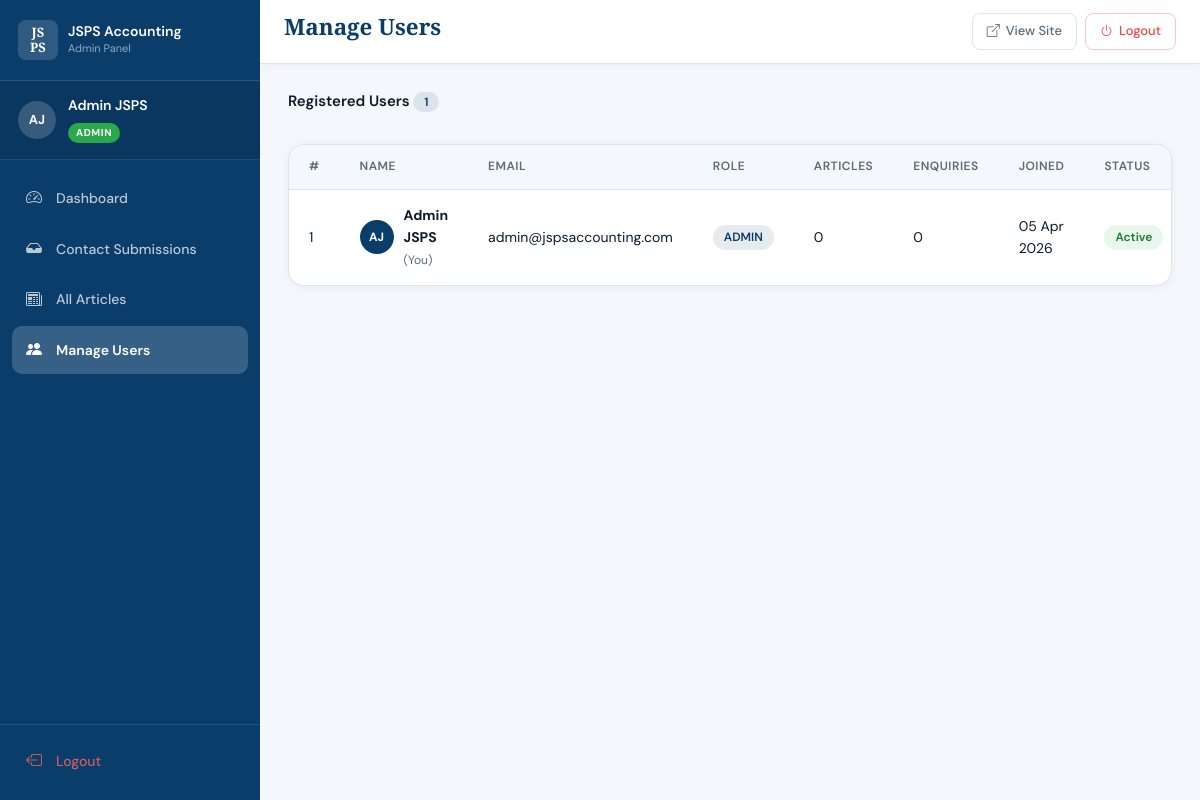
The page /admin/users.php (signed in) on the database its author committed.
### tables this page shows
CREATE TABLE IF NOT EXISTS users (
    id            INT UNSIGNED     NOT NULL AUTO_INCREMENT,
    first_name    VARCHAR(80)      NOT NULL,
    last_name     VARCHAR(80)      NOT NULL,
    email         VARCHAR(180)     NOT NULL UNIQUE,
    password_hash VARCHAR(255)     NOT NULL,
    role          ENUM('admin','user') NOT NULL DEFAULT 'user',
    is_active     TINYINT(1)       NOT NULL DEFAULT 1,
    created_at    DATETIME         NOT NULL DEFAULT CURRENT_TIMESTAMP,
    updated_at    DATETIME         NOT NULL DEFAULT CURRENT_TIMESTAMP ON UPDATE CURRENT_TIMESTAMP,
    PRIMARY KEY (id),
    INDEX idx_email (email),
    INDEX idx_role  (role)
);

### bootstrap.php (called while the page is built, shortened)
<?php
require_once __DIR__ . DIRECTORY_SEPARATOR . 'database' . DIRECTORY_SEPARATOR . 'Database.php';
function e(string $value): string
{
    return htmlspecialchars($value, ENT_QUOTES | ENT_SUBSTITUTE, 'UTF-8');
}
function currentUser(): array
{
    return [
        'id'         => $_SESSION['user_id']    ?? null,
        'first_name' => $_SESSION['user_fname'] ?? '',
        'last_name'  => $_SESSION['user_lname'] ?? '',
        'email'      => $_SESSION['user_email'] ?? '',
        'role'       => $_SESSION['user_role']  ?? '',
    ];
}
function paginate(int $total, int $perPage, int $current): array
{
    $totalPages = (int) ceil($total / $perPage);
    return [
        'total'       => $total,
        'per_page'    => $perPage,
        'current'     => $current,
        'total_pages' => $totalPages,
        'offset'      => ($current - 1) * $perPage,
        'has_prev'    => $current > 1,
        'has_next'    => $current < $totalPages,
    ];
}

### database/Database.php (called while the page is built, shortened)
<?php
class Database
{
    private static ?Database $instance = null;
    private PDO $pdo;
    private function __construct()
    {
        $dsn = sprintf(
            'mysql:host=%s;dbname=%s;charset=%s',
            DB_HOST, DB_NAME, DB_CHARSET
        );
        $options = [
            PDO::ATTR_ERRMODE            => PDO::ERRMODE_EXCEPTION,
            PDO::ATTR_DEFAULT_FETCH_MODE => PDO::FETCH_ASSOC,
            PDO::ATTR_EMULATE_PREPARES   => false,
        ];
        try {
            $this->pdo = new PDO($dsn, DB_USER, DB_PASS, $options);
        } catch (PDOException $e) {
            error_log('DB Connection failed: ' . $e->getMessage());
            die('Database connection error. Please try again later.');
        }
    }
    public static function getInstance(): Database
    {
        if (self::$instance === null) {
            self::$instance = new self();
        }
        return self::$instance;
    }
    public function query(string $sql, array $params = []): PDOStatement
    {
        $stmt = $this->pdo->prepare($sql);
        $stmt->execute($params);
        return $stmt;
    }
    public function fetchOne(string $sql, array $params = []): array|false
    {
        return $this->query($sql, $params)->fetch();
    }
    public function fetchAll(string $sql, array $params = []): array
    {
        return $this->query($sql, $params)->fetchAll();
    }
}

### admin/users.php (the view, shortened to what this page needs)
<?php
require_once __DIR__ . '/../bootstrap.php';
$db      = Database::getInstance();
$myId    = currentUser()['id'];
$page  = max(1, (int)($_GET['page'] ?? 1));
$total = (int)$db->fetchOne("SELECT COUNT(*) AS c FROM users")['c'];
$pager = paginate($total, 20, $page);
$users = $db->fetchAll(
    "SELECT u.*, (SELECT COUNT(*) FROM articles WHERE user_id = u.id) AS article_count,
            (SELECT COUNT(*) FROM contact_submissions WHERE user_id = u.id) AS contact_count
     FROM users u ORDER BY u.created_at DESC LIMIT ? OFFSET ?",
    [$pager['per_page'], $pager['offset']]
);
$activeAdminPage = 'users';
$topbarTitle     = 'Manage Users';
include __DIR__ . '/includes/panel_head.php';
?>
<div class="panel-card-header standalone">
    <h3>Registered Users <span class="badge-pill badge-blue"><?= $total ?></span></h3>
</div>
<div class="panel-card">
    <div class="table-responsive">
        <table class="data-table">
            <thead>
                <tr>
                    <th>#</th>
                    <th>Name</th>
                    <th>Email</th>
                    <th>Role</th>
                    <th>Articles</th>
                    <th>Enquiries</th>
                    <th>Joined</th>
                    <th>Status</th>
                </tr>
            </thead>
            <tbody>
                <?php if (empty($users)): ?>
                    <tr><td colspan="9" class="table-empty">No users found.</td></tr>
                <?php else: ?>
                    <?php foreach ($users as $u): ?>
                        <?php $isSelf = ((int)$u['id'] === (int)$myId); ?>
                        <tr>
                            <td><?= $u['id'] ?></td>
                            <td>
                                <div class="user-cell">
                                    <div class="user-cell-avatar">
                                        <?= strtoupper(substr($u['first_name'],0,1) . substr($u['last_name'],0,1)) ?>
                                    </div>
                                    <div>
                                        <strong><?= e($u['first_name'] . ' ' . $u['last_name']) ?></strong>
                                        <?php if ($isSelf): ?><span class="hint"> (You)</span><?php endif; ?>
                                    </div>
                                </div>
                            </td>
                            <td><?= e($u['email']) ?></td>
                            <td>
                                <?php if (!$isSelf): ?>
                                    <form method="POST" style="display:inline">
                                        <input type="hidden" name="change_role_id" value="<?= $u['id'] ?>">
                                        <select name="new_role" onchange="this.form.submit()"
                                                class="role-select">
                                            <option value="user"  <?= $u['role'] === 'user'  ? 'selected' : '' ?>>User</option>
                                            <option value="admin" <?= $u['role'] === 'admin' ? 'selected' : '' ?>>Admin</option>
                                        </select>
                                    </form>
                                <?php else: ?>
                                    <span class="badge-pill badge-blue">ADMIN</span>
                                <?php endif; ?>
                            </td>
                            <td><?= $u['article_count'] ?></td>
                            <td><?= $u['contact_count'] ?></td>
                            <td><?= date('d M Y', strtotime($u['created_at'])) ?></td>
                            <td>
                                <span class="badge-pill <?= $u['is_active'] ? 'badge-green' : 'badge-red' ?>">
                                    <?= $u['is_active'] ? 'Active' : 'Inactive' ?>
                                </span>
                            </td>
                        </tr>
                    <?php endforeach; ?>
                <?php endif; ?>
            </tbody>
        </table>
    </div>
</div>
<?php include __DIR__ . '/includes/panel_footer.php'; ?>

### admin/includes/panel_head.php (shortened to what this page needs)
<?php
$topbarTitle = $topbarTitle ?? 'Dashboard';
?>
<!DOCTYPE html>
<html lang="en">
<head>
    <link rel="stylesheet" href="https://cdn.jsdelivr.net/npm/bootstrap@5.3.0/dist/css/bootstrap.min.css">
    <link rel="stylesheet" href="https://cdn.jsdelivr.net/npm/bootstrap-icons@1.11.0/font/bootstrap-icons.css">
    <link rel="stylesheet" href="<?= ASSETS_URL ?>/css/style.css">
    <link rel="stylesheet" href="<?= ASSETS_URL ?>/css/panel.css">
</head>
<body class="panel-body">
<div class="panel-layout">
    <?php include __DIR__ . '/sidebar.php'; ?>
    <div class="panel-main-wrap">
        <header class="panel-topbar">
            <div class="topbar-left">
                <h1 class="topbar-title"><?= e($topbarTitle) ?></h1>
            </div>
            <div class="topbar-right">
                <a href="<?= APP_URL ?>/" target="_blank" class="topbar-btn" title="View Site">
                    <i class="bi bi-box-arrow-up-right"></i> View Site
                </a>
                <a href="<?= APP_URL ?>/logout.php" class="topbar-btn topbar-logout">
                    <i class="bi bi-power"></i> Logout
                </a>
            </div>
        </header>
        <div class="panel-content">

### admin/includes/sidebar.php (shortened to what this page needs)
<?php
$activeAdminPage = $activeAdminPage ?? '';
$user            = currentUser();
$initials        = strtoupper(substr($user['first_name'], 0, 1) . substr($user['last_name'], 0, 1));
$navItems = [
    'dashboard'  => ['icon' => 'bi-speedometer2',     'label' => 'Dashboard',             'href' => APP_URL . '/admin/dashboard.php'],
    'contacts'   => ['icon' => 'bi-inbox-fill',        'label' => 'Contact Submissions',   'href' => APP_URL . '/admin/contacts.php'],
    'articles'   => ['icon' => 'bi-newspaper',         'label' => 'All Articles',           'href' => APP_URL . '/admin/articles.php'],
    'users'      => ['icon' => 'bi-people-fill',       'label' => 'Manage Users',           'href' => APP_URL . '/admin/users.php'],
];
?>
<aside class="panel-sidebar" id="adminSidebar" role="navigation" aria-label="Admin navigation">
    <div class="sidebar-header">
        <a href="<?= APP_URL ?>/" class="sidebar-brand">
            <div class="logo-box sidebar-logo-box">JS<br>PS</div>
            <div>
                <div class="sidebar-brand-name">JSPS Accounting</div>
                <div class="sidebar-brand-sub">Admin Panel</div>
            </div>
        </a>
    </div>
    <div class="sidebar-user">
        <div class="sidebar-avatar"><?= e($initials) ?></div>
        <div class="sidebar-user-info">
            <div class="sidebar-user-name"><?= e($user['first_name'] . ' ' . $user['last_name']) ?></div>
            <span class="role-badge">ADMIN</span>
        </div>
    </div>
    <nav class="sidebar-nav">
        <?php foreach ($navItems as $key => $item): ?>
            <a href="<?= $item['href'] ?>"
               class="sidebar-nav-link<?= $activeAdminPage === $key ? ' active' : '' ?>">
                <i class="bi <?= $item['icon'] ?>"></i>
                <span><?= $item['label'] ?></span>
            </a>
        <?php endforeach; ?>
    </nav>
    <div class="sidebar-footer">
        <a href="<?= APP_URL ?>/logout.php" class="sidebar-nav-link logout-link">
            <i class="bi bi-box-arrow-left"></i>
            <span>Logout</span>
        </a>
    </div>
</aside>

### admin/includes/panel_footer.php (shortened to what this page needs)
        </div>
    </div>
</div>
</body>
</html>

### assets/css/style.css (style rules this page uses)
:root { --primary: #0B3D6B; --primary-light: #1A5C9B; --primary-dark: #072D52; --accent: #2BA84A; --accent-light: #3DC95F; --gold: #C9982A; --bg-light: #F4F7FB; --bg-white: #FFFFFF; --text-dark: #0D1B2A; --text-muted: #5C6B7A; --border: #DDE4EE; --shadow-sm: 0 1px 8px rgba(11,61,107,0.06); --shadow-md: 0 2px 20px rgba(11,61,107,0.10); --shadow-lg: 0 8px 40px rgba(11,61,107,0.14); --radius-sm: 8px; --radius-md: 12px; --radius-lg: 16px; --radius-xl: 24px; --transition: 0.25s ease; }
*, *::before, *::after { box-sizing: border-box; margin: 0; padding: 0; }
html { scroll-behavior: smooth; }
body { font-family: 'DM Sans', sans-serif; color: var(--text-dark); background: var(--bg-white); line-height: 1.6; -webkit-font-smoothing: antialiased; }
a { text-decoration: none; color: inherit; }
h1, h2, h3, h4, h5, h6 { line-height: 1.2; }
.logo-box { width: 50px; height: 50px; background: var(--primary); border-radius: var(--radius-sm); display: flex; align-items: center; justify-content: center; font-family: 'Playfair Display', serif; font-size: 16px; font-weight: 700; color: #fff; line-height: 1.15; text-align: center; flex-shrink: 0; }
.hint { font-size: 12px; color: var(--text-muted); font-weight: 400; }
.badge-pill { display: inline-block; padding: 3px 11px; border-radius: 50px; font-size: 12px; font-weight: 600; }
.badge-green { background: rgba(43,168,74,0.10); color: #1A7A38; }
.badge-blue { background: rgba(11,61,107,0.10); color: var(--primary); }

### rows shown on the page
users: initials "AJ", first_name+last_name "Admin JSPS", id "1", first_name+last_name "AJ", shows "(You)", email "admin@jspsaccounting.com", shows "ADMIN", article_count "0", contact_count "0", created_at "05 Apr 2026", is_active "Active"

### other values the page prints
$item['label'] "Dashboard"
$item['label'] "Contact Submissions"
$item['label'] "All Articles"
$item['label'] "Manage Users"
$topbarTitle "Manage Users"
$total "1"
